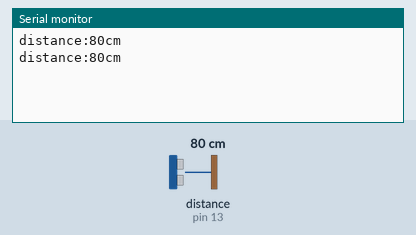
The sketch below on a simulated Arduino Uno, built with avr-gcc and run on an emulated ATmega328P. Parts: the last lines printed to the serial monitor. Wiring (inferred from the names in the program): ultrasonic range finder: trigger pin 12; echo pin 13. Inputs (shaded band) come from the test bench; at power-on: distance to the obstacle (sensor on pin 13) 80 cm. The echo pulse lasts 58.3 µs per cm.

Above: at 1.8 s.
1.9 s: distance to the obstacle (sensor on pin 13) set to 2 cm
At 2.6 s:
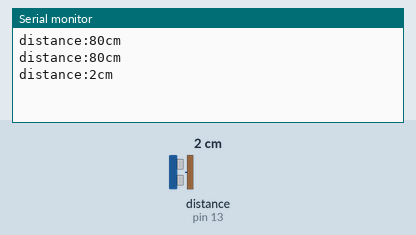
3.4 s: distance to the obstacle (sensor on pin 13) set to 4 cm
At 4.8 s:
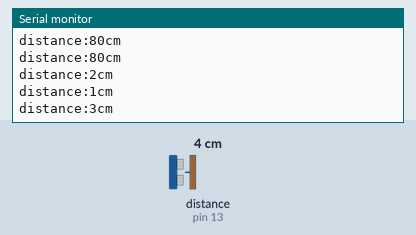
Timing chart, 0 to 6.4 s (numbered marks = the images above; inputs shaded):
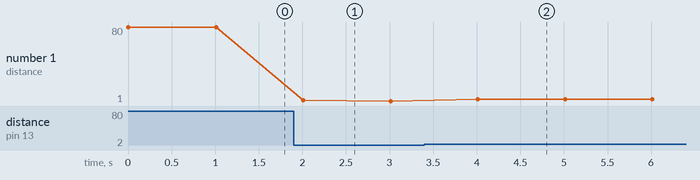

Measured:
- after the input at 1.9 s, the serial monitor: prints a new line after 0.11 s (image 1)
- after the input at 3.4 s, the serial monitor: prints a new line after 0.61 s (image 2)
- plotted number 1: 80 → 1 after the input at 1.9 s, 1 → 3 after the input at 3.4 s

The sketch:

distanceMeasurementAverage.ino
```cpp
#define trigger 12 // Arduino Pin an HC-SR04 Trig
#define echo 13    // Arduino Pin an HC-SR04 Echo


void setup()
{
  pinMode(trigger, OUTPUT);
  pinMode(echo, INPUT);
  digitalWrite(trigger, HIGH); //Signal abschalten

  // Open serial communications and wait for port to open:
  Serial.begin(9600);
}

void loop() // Arduino Hauptschleife
{
 int distance=getdistance();


 Serial.write("distance:");
 Serial.print(distance) ;
 Serial.write("cm\n");

 delay(1000); //1 Sekunde warten
}


// Entfernung in cm über gewöhnlichen Ultraschallsensor mit Echo und Trigger messen
int getdistance(){

 long distance=0;
 long zeit=0;

 digitalWrite(trigger, LOW);
 delayMicroseconds(3);
 noInterrupts();
 digitalWrite(trigger, HIGH); //Trigger Impuls 10 us
 delayMicroseconds(10);
 digitalWrite(trigger, LOW);
 zeit = pulseIn(echo, HIGH); // Echo-Zeit messen
 interrupts();

 zeit = (zeit/2); // Zeit halbieren
 distance = zeit / 29.1; // Zeit in Zentimeter umrechnen
 return(distance);
}
```
